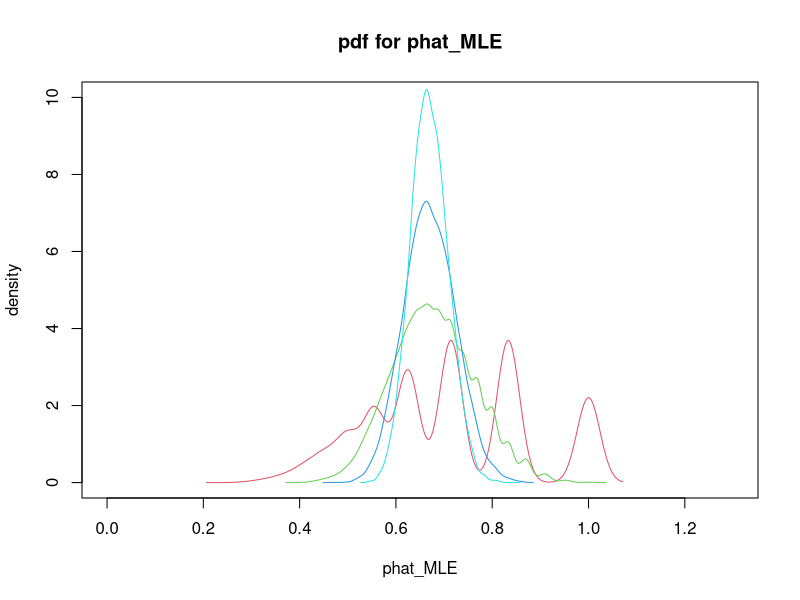

Reproduce this figure in R. (Note: this script raises an error after producing the figure.)
#M(Mathematical Statistics)
#Find MLE CI for a geometric distribution with x=1,2,3,... Note: 1 is added after ngeom to start from x=1
trials=10000                       
z=qnorm(0.05,lower=F)              #a=0.05
times=0
n=10                               #n can be 100,1000,10000,... as n gets larger, the captured probability will converge to 0.9
for(i in 1:trials){                #10000 trials
  phat = 1/(mean(rgeom(n,2/3)+1))  #phat_MLE
  a=1/(phat^2*(1-phat))           
  lb=phat-z/sqrt(n*a)              #Lower bound of the MLE CI
  ub=phat+z/sqrt(n*a)              #Upper bound of the MLE CI
  
  if(lb<2/3&2/3<ub){
    times = times + 1
  }
}

print(times/trials)

#####
#Example of a MLE Theorem: how the geometric distribution tends to a normal distribution as n->infinity
c=2                                                     #color number
p = 2/3                                                 #success probability of the geom. dist.
plot(-500, 0, xlim = c(0,1.3),ylim = c(0,10),           
     xlab = "phat_MLE", ylab = "density", main = "pdf for phat_MLE")
n = c(5,20,50,100)                                      #different plots for when n=5,20,50,100

for(i in 1:n){
  phat_MLE=replicate(10000,1/(mean(rgeom(n[i],p)+1)))
  lines(density(phat_MLE), col=c)
  c=c+1
}

abline(v=2/3,col='black')         
